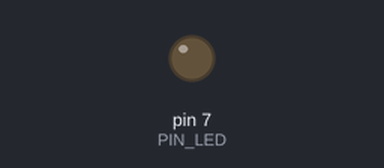
Recording of a sketch running on a simulated Arduino Uno, built with avr-gcc and run on an emulated ATmega328P. Shown: output pins drawn as LEDs (lit = HIGH). Dashed ring = blinking. At 2.0 s the program stops and its outputs stay as they are.

Above: at 0.5 s.
At 1.85 s:
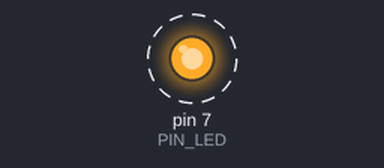
Timing chart, 0 to 3.0 s (numbered marks = the images above):
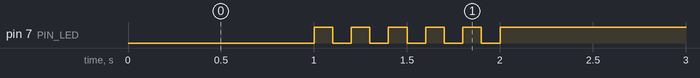

Measured:
- by itself, pin 7 (PIN_LED): alternates HIGH for 0.10 s and LOW for 0.10 s, 11 changes in all, then stays HIGH

The sketch:

05_practice_2.ino
```cpp
#define PIN_LED 7

void setup() {
  pinMode(PIN_LED, OUTPUT);

}

void loop() {
  int i = 0;
  digitalWrite(PIN_LED, 0);
  delay(1000);


  for(i=0;i<=4;i++) {
    digitalWrite(PIN_LED, 1);
    delay(100);
    digitalWrite(PIN_LED, 0);
    delay(100);
  }

  digitalWrite(PIN_LED, 1);

  while(true) {

  }
}
```
